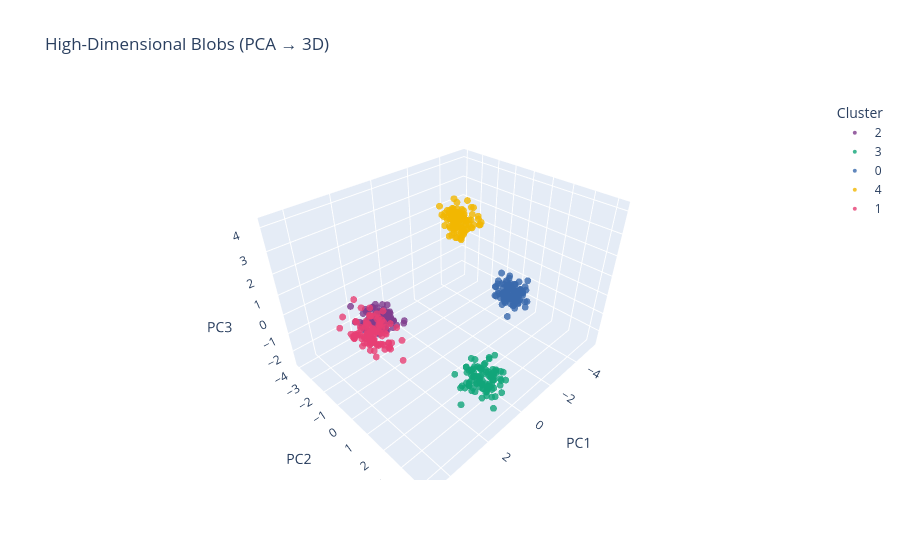

Source (notebook cell):
### Code cell
from sklearn.datasets import make_blobs
from sklearn.preprocessing import StandardScaler
from sklearn.decomposition import PCA
import plotly.express as px
import pandas as pd

# Generate high-dimensional blobs
X, y = make_blobs(
    n_samples=500,
    n_features=20,
    centers=5,
    cluster_std=2.0,
    random_state=42
)

# Scale
scaler = StandardScaler()
X_scaled = scaler.fit_transform(X)

# Reduce to 3D using PCA
pca = PCA(n_components=3)
X_3d = pca.fit_transform(X_scaled)

# Create dataframe
df = pd.DataFrame(X_3d, columns=['PC1', 'PC2', 'PC3'])
df['Cluster'] = y.astype(str)

# 3D Plotly scatter
fig = px.scatter_3d(
    df,
    x='PC1', y='PC2', z='PC3',
    color='Cluster',
    title='High-Dimensional Blobs (PCA → 3D)',
    opacity=0.8,
    color_discrete_sequence=px.colors.qualitative.Bold
)

fig.update_traces(marker=dict(size=4))
fig.update_layout(
    scene=dict(
        xaxis_title='PC1',
        yaxis_title='PC2',
        zaxis_title='PC3'
    )
)

fig.show()
